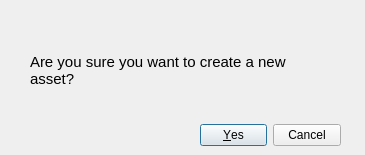
<?xml version="1.0" encoding="UTF-8"?>
<ui version="4.0">
 <class>Dialog</class>
 <widget class="QDialog" name="Dialog">
  <property name="geometry">
   <rect>
    <x>0</x>
    <y>0</y>
    <width>365</width>
    <height>155</height>
   </rect>
  </property>
  <property name="windowTitle">
   <string>Dialog</string>
  </property>
  <widget class="QDialogButtonBox" name="buttonBox">
   <property name="geometry">
    <rect>
     <x>200</x>
     <y>120</y>
     <width>141</width>
     <height>31</height>
    </rect>
   </property>
   <property name="orientation">
    <enum>Qt::Orientation::Horizontal</enum>
   </property>
   <property name="standardButtons">
    <set>QDialogButtonBox::StandardButton::Cancel|QDialogButtonBox::StandardButton::Yes</set>
   </property>
  </widget>
  <widget class="QLabel" name="label">
   <property name="geometry">
    <rect>
     <x>30</x>
     <y>30</y>
     <width>301</width>
     <height>81</height>
    </rect>
   </property>
   <property name="font">
    <font>
     <pointsize>11</pointsize>
    </font>
   </property>
   <property name="text">
    <string>Are you sure you want to create a new asset?</string>
   </property>
   <property name="wordWrap">
    <bool>true</bool>
   </property>
  </widget>
 </widget>
 <resources/>
 <connections>
  <connection>
   <sender>buttonBox</sender>
   <signal>accepted()</signal>
   <receiver>Dialog</receiver>
   <slot>accept()</slot>
   <hints>
    <hint type="sourcelabel">
     <x>248</x>
     <y>254</y>
    </hint>
    <hint type="destinationlabel">
     <x>157</x>
     <y>274</y>
    </hint>
   </hints>
  </connection>
  <connection>
   <sender>buttonBox</sender>
   <signal>rejected()</signal>
   <receiver>Dialog</receiver>
   <slot>reject()</slot>
   <hints>
    <hint type="sourcelabel">
     <x>316</x>
     <y>260</y>
    </hint>
    <hint type="destinationlabel">
     <x>286</x>
     <y>274</y>
    </hint>
   </hints>
  </connection>
 </connections>
</ui>
